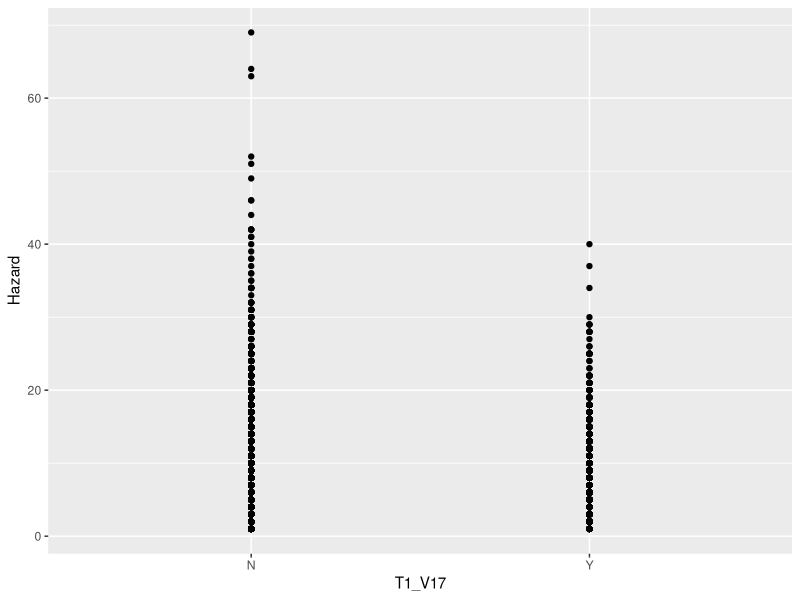
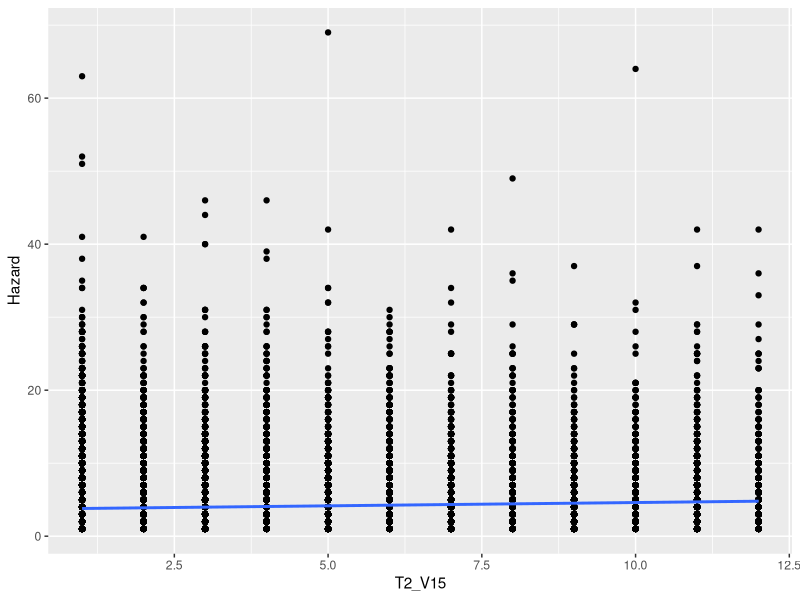

Reproduce these figures in R, in order.
liberty <- read.csv("project/liberty_train.csv")
dim(liberty)
liberty[1,]

table(liberty$Hazard) # Very skewed response variable, AND NO ZEROs

length(table(liberty$Id)) # Unique IDs

library(ggplot2)
qplot(T1_V17, Hazard, data=liberty, geom=c("point", "smooth"), method="lm")
qplot(T2_V15, Hazard, data=liberty, geom=c("point", "smooth"), method="lm")

library(randomForest)
liberty.rf <- randomForest(Hazard~., data=liberty, ntree=5)

library(rpart)
liberty.rp <- rpart(Hazard~., data=liberty)
